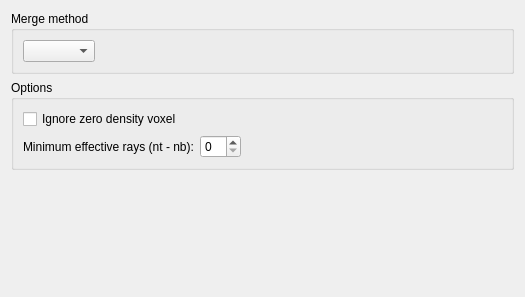
<?xml version="1.0" encoding="UTF-8"?>
<ui version="4.0">
 <class>MergeGridsConfiguration</class>
 <widget class="QWidget" name="MergeGridsConfiguration">
  <property name="geometry">
   <rect>
    <x>0</x>
    <y>0</y>
    <width>525</width>
    <height>297</height>
   </rect>
  </property>
  <property name="windowTitle">
   <string>Form</string>
  </property>
  <layout class="QVBoxLayout" name="verticalLayout_3">
   <item>
    <widget class="QGroupBox" name="groupBox_2">
     <property name="title">
      <string>Merge method</string>
     </property>
     <layout class="QVBoxLayout" name="verticalLayout_2">
      <item>
       <layout class="QHBoxLayout" name="horizontalLayout_2">
        <item>
         <widget class="QComboBox" name="comboBoxMergeMethod"/>
        </item>
        <item>
         <spacer name="horizontalSpacer_2">
          <property name="orientation">
           <enum>Qt::Horizontal</enum>
          </property>
          <property name="sizeHint" stdset="0">
           <size>
            <width>40</width>
            <height>20</height>
           </size>
          </property>
         </spacer>
        </item>
       </layout>
      </item>
     </layout>
    </widget>
   </item>
   <item>
    <widget class="QGroupBox" name="groupBox">
     <property name="title">
      <string>Options</string>
     </property>
     <layout class="QVBoxLayout" name="verticalLayout">
      <item>
       <widget class="QCheckBox" name="checkBoxIgnoreZero">
        <property name="text">
         <string>Ignore zero density voxel</string>
        </property>
       </widget>
      </item>
      <item>
       <layout class="QHBoxLayout" name="horizontalLayout">
        <item>
         <widget class="QLabel" name="label_2">
          <property name="text">
           <string>Minimum effective rays (nt - nb):</string>
          </property>
         </widget>
        </item>
        <item>
         <widget class="QSpinBox" name="spinBoxEffectiveRaysThreshold"/>
        </item>
        <item>
         <spacer name="horizontalSpacer">
          <property name="orientation">
           <enum>Qt::Horizontal</enum>
          </property>
          <property name="sizeHint" stdset="0">
           <size>
            <width>40</width>
            <height>20</height>
           </size>
          </property>
         </spacer>
        </item>
       </layout>
      </item>
     </layout>
    </widget>
   </item>
   <item>
    <spacer name="verticalSpacer">
     <property name="orientation">
      <enum>Qt::Vertical</enum>
     </property>
     <property name="sizeHint" stdset="0">
      <size>
       <width>20</width>
       <height>92</height>
      </size>
     </property>
    </spacer>
   </item>
  </layout>
 </widget>
 <resources/>
 <connections/>
</ui>
